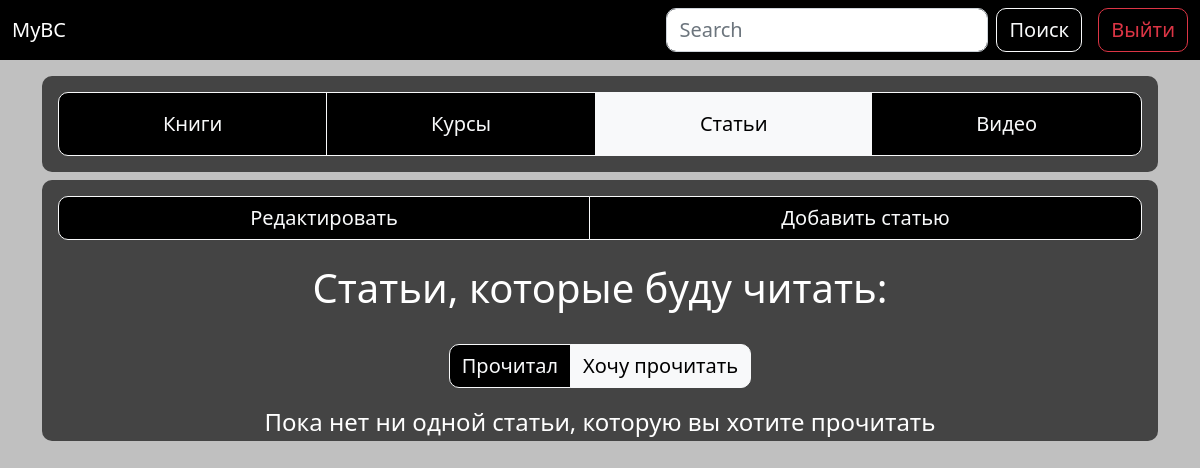
Before: /account/future_articles/ (signed in) with the older database file.
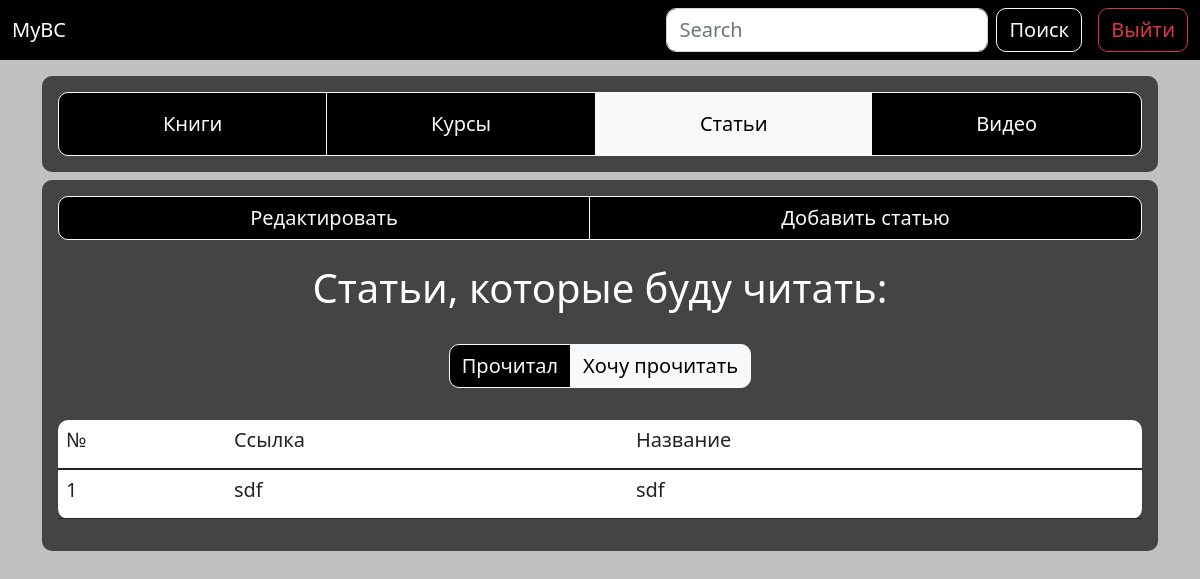
After: the same page with the newer database file.
### app/models.py (models this page shows, shortened)
class WantArticles(models.Model):
	user = models.ForeignKey(User, on_delete=models.CASCADE)
	title = models.CharField(max_length=100)
	link = models.TextField()
	class Meta:
		verbose_name = 'Статья, которую буду читать'
		verbose_name_plural = 'Статьи, которые буду читать'

### app/views.py (the view, shortened to what this page needs)
# urls.py: path('account/future_articles/', views.want_articles, name='future_articles'),
@login_required
def want_articles(request):
	form_want_article = WantArticlesForm
	username = request.user
	if request.method == 'POST' and 'delete_article' in request.POST:
		delete_id = request.POST['delete_article']
		WantArticles.objects.filter(id=delete_id).delete()
	try:
		want_articles = WantArticles.objects.filter(user=request.user)
	except WantArticles.DoesNotExist:
		want_articles = None
	return render(request, 'want_articles.html', {'want_articles': want_articles,
		'form_want_article': form_want_article, 'username': username})

### templates/want_articles.html (shortened to what this page needs)
{% extends "base.html" %}
{% load static %}
{% block content %}
	<header>
		<nav class="navbar navbar-dark">
		  	<div class="container-fluid">
		    	<a class="navbar-brand flex-grow-1">MyBC</a>
		    	<form class="d-flex me-3">
			      	<input class="form-control me-2" type="search" placeholder="Search" aria-label="Search">
			      	<button class="btn btn-outline-light" type="submit">Поиск</button>
			    </form>
		    	<div class="text-end">
          			<a href="{% url 'logout' %}" type="button" class="btn btn-outline-danger">Выйти</a>
        		</div>
		  	</div>
		</nav>
	</header>
	<main>
		<section class="subheader">
			<div class="container">
				<div class="submodule mt-3 mb-2">
					<div class="btn-group w-100 p-3">
						<a href="{% url 'books' %}" class="btn btn-outline-light p-3">Книги</a>
						<a href="{% url 'courses' %}" class="btn btn-outline-light p-3">Курсы</a>
						<a href="{% url 'articles' %}" class="btn btn-outline-light p-3 active" aria-current="page">Статьи</a>
						<a href="{% url 'videos' %}" class="btn btn-outline-light p-3">Видео</a>
					</div>
				</div>
			</div>
		</section>
		<section class="common_field">
			<div class="container">
				<div class="alignment">
					<div class="btn-group p-3 w-100">
						<button id="redact" class="btn btn-outline-light btn_redact" onclick="redact()">Редактировать</button>
						<button class="btn btn-outline-light btn_article" onclick="openForm3()">Добавить статью</button>
					</div>
					<h1 class="text-center text-white p-2">Статьи, которые буду читать:</h1>
					<div class="text-center">
						<div class="btn-group p-3 w-40">
							<a href="{% url 'articles' %}" class="btn btn-outline-light">Прочитал</a>
							<a href="{% url 'future_articles' %}" class="btn btn-outline-light active">Хочу прочитать</a>
						</div>
					</div>
					{% if want_articles %}
							<div class="p-3">
								<table class="table text-break ml-3 table-hover text-dark border-bottom-0">
									<thead>
								    	<tr>
								      		<th scope="col"><h5>№</h5></th>
								      		<th scope="col"><h5>Ссылка</h5></th>
								      		<th scope="col"><h5>Название</h5></th>
								    	</tr>
								  	</thead>
								  	<tbody>
								  		{% for want_article in want_articles %}
										    <tr>
										      	<th scope="row"><h5>{{ forloop.counter }}</h5></th>
										      	<td><h5>{{ want_article.link }}</h5></td>
										      	<td><h5>{{ want_article.title }}</h5></td>
										    </tr>
									    {% endfor %}
								  	</tbody>
								</table>
							</div>
					{% else %}
						<p class="h4 text-center text-white p-1">Пока нет ни одной статьи, которую вы хотите прочитать</p>
					{% endif %}
				</div>
			</div>
		</section>
	</main>
{% endblock %}

Changed rows visible on the page:
added WantArticles: link "sdf", title "sdf"
Other visible differences:
text no longer shown: "Пока нет ни одной статьи, которую вы хотите прочитать"
text now shown: "№ Ссылка Название"
